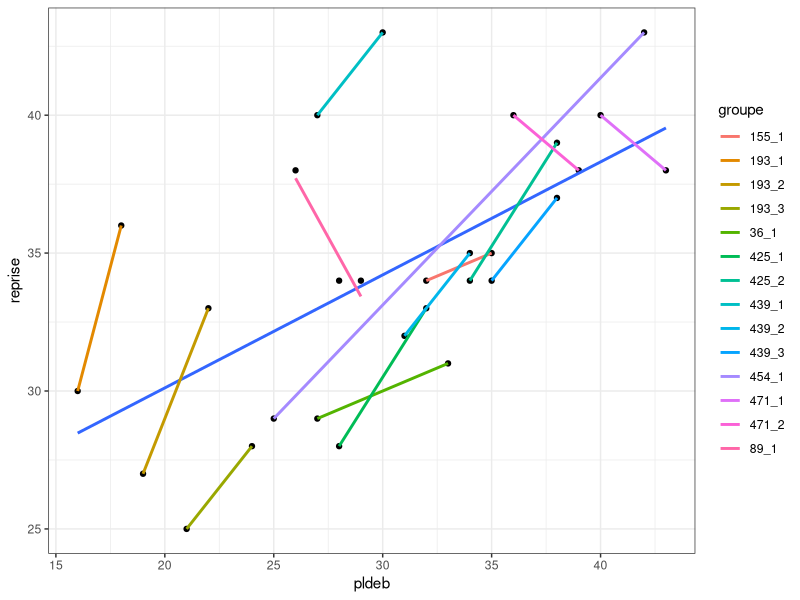
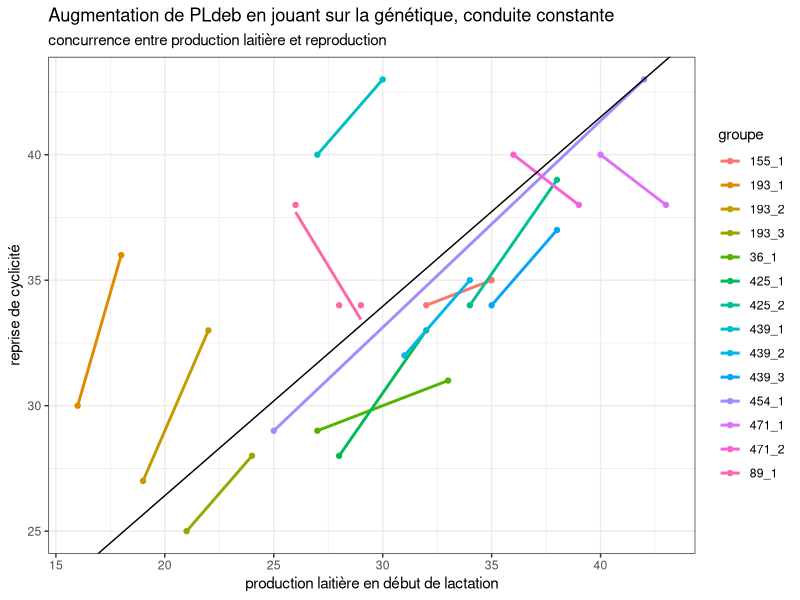
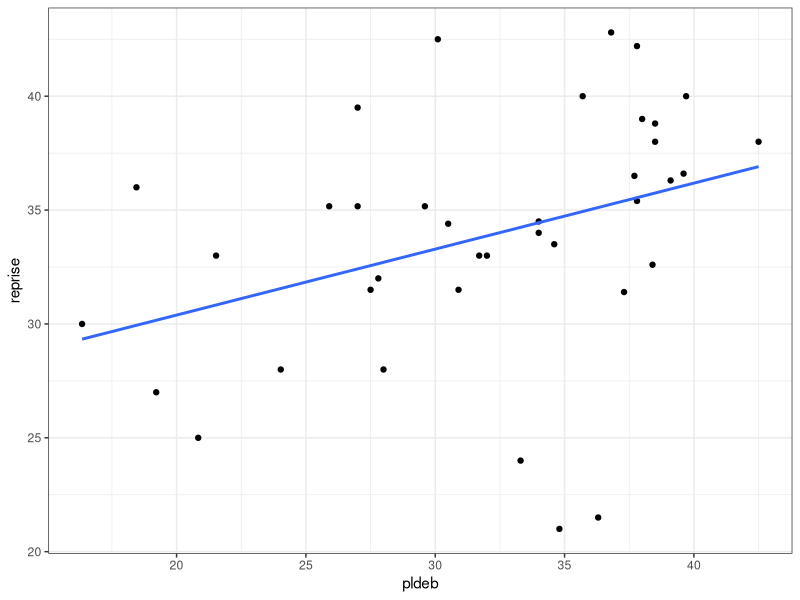
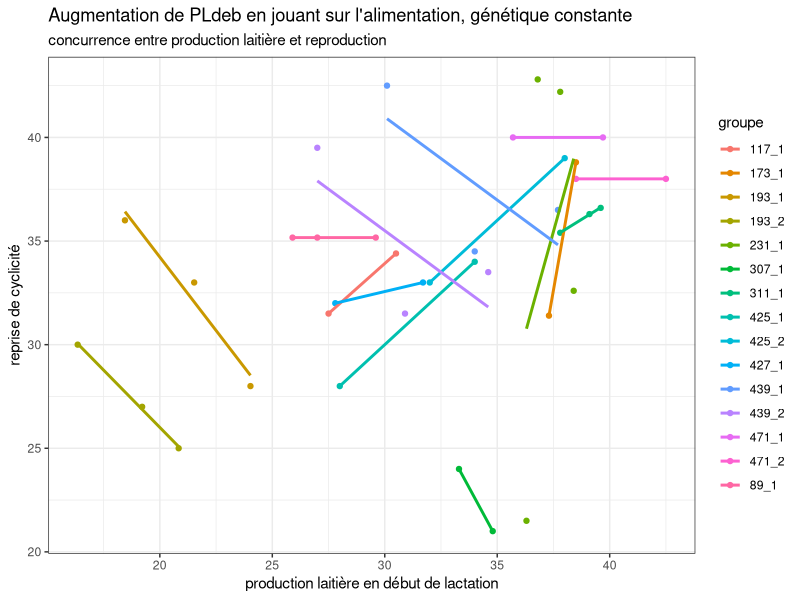

Source code (R) for these figures, in order:
# TD de méta-analyse de Maela Kloareg pour l'ESA d'Angers

# Délai de reprise de cyclicité chez la vache laitière
# Etude bibliographique réalisée par Erwan Cutullic

#Le but est d'évaluer l'effet d'une augmentation du niveau de production laitière du début de lactation (moyenne sur les 100 premiers jours environ) sur le délai de reprise de cyclicité (mesuré en jours après le vêlage)
#1 - lorsqu'à conduite équivalente l'augmentation de PL est permise par la génétique des animaux (potentiel laitier + VS potentiel laitier -)
#2 - lorsqu'à génétique équivalente, l'augmentation de PL est permise par l'alimentation (alim + VS alim -)

setwd("D:\\Kuzulia\\Formations\\2012_03_meta-analyse_PA_ESA\\jdd")

library(ggplot2)
library(FactoMineR)

###########
# genet : à conduite équivalente l'augmentation de PL est permise par la génétique des animaux (potentiel laitier + VS potentiel laitier -)

# Importation
genet <- read.csv2("jdd1_genet.csv")

genet$publication = as.factor(genet$publication)
genet$conduite = as.factor(genet$conduite)
genet$genetique = as.factor(genet$genetique)

genet$groupe = as.factor(paste(genet$publication, genet$conduite, sep="_"))

# ne garder que certaines variables
genet= genet[ ,c("pldeb","reprise","groupe")]

# Vérification
dim(genet)
summary(genet)

# graphiques

ggplot(genet) + aes(y=reprise, x=pldeb) + theme_bw() +
  geom_point() + 
  geom_smooth(method=lm, se=FALSE)+
  geom_smooth(method=lm, se=FALSE, aes(y=reprise, x=pldeb, col=groupe))

ggplot(genet) + theme_bw() + 
  geom_point(aes(y=reprise, x=pldeb, col=groupe)) + 
  geom_smooth(method=lm, se=FALSE, aes(y=reprise, x=pldeb, col=groupe)) + 
  #geom_smooth(method=lm, se=FALSE, aes(y=reprise, x=pldeb), color="grey") + 
  ggtitle("Augmentation de PLdeb en jouant sur la génétique, conduite constante") +
  labs(x="production laitière en début de lactation", 
       y="reprise de cyclicité",
       subtitle="concurrence entre production laitière et reproduction") +
  geom_abline(intercept=11.3290989, slope=0.7543331)

AovSum(reprise~pldeb*groupe, data=genet)$Ftest

# l'interaction entre PL et le groupe n'est pas significtive
# quel que soit le groupe, l'effet de PL sur reprise est similaire
# (attention, puissance de test très faible)

AovSum(reprise~pldeb + groupe, data=genet)$Ftest

AovSum(reprise~pldeb + groupe, data=genet)$Ttest

# la pente vaut 0.75, donc si on augmente la PLdeb de 1 kg/j, 
# alors ça augmente la reprise de cyclicité de 0.75 jour en moyenne

####################
# alim : à génétique équivalente, l'augmentation de PL est permise par l'alimentation (alim + VS alim -)

# Importation
alim <- read.csv2("jdd2_alim.csv")

alim$publication = as.factor(alim$publication)
alim$alimentation = as.factor(alim$alimentation)
alim$genetique = as.factor(alim$genetique)

alim$groupe = as.factor(paste(alim$publication, alim$genetique, sep="_"))
summary(alim$groupe)

# ne garder que certaines variables
alim= alim[ ,c("pldeb","reprise","groupe")]

# Vérification
dim(alim)
summary(alim)

# graphiques

ggplot(alim) + aes(y=reprise, x=pldeb) + theme_bw() +
  geom_point() + 
  geom_smooth(method=lm, se=FALSE)

ggplot(alim) + theme_bw() + 
  geom_point(aes(y=reprise, x=pldeb, col=groupe)) + 
  geom_smooth(method=lm, se=FALSE, aes(y=reprise, x=pldeb, col=groupe)) + 
  #geom_smooth(method=lm, se=FALSE, aes(y=reprise, x=pldeb), color="grey") + 
  ggtitle("Augmentation de PLdeb en jouant sur l'alimentation, génétique constante") +
  labs(x="production laitière en début de lactation", 
       y="reprise de cyclicité",
       subtitle="concurrence entre production laitière et reproduction") 

# on visualise trois scénarii : 
# A/ l'augmentation de la PL améliore la repro!
# B/ l'augmentation de la PL n'impacte pas la repro!
# B/ l'augmentation de la PL dégrade la repro

# ici, je propose d'arreter l'analyse sur cette interprétation graphique.

# en effet, les résultats du modèle d'analyse de covariance ne sont pas d'une grande aide : 

AovSum(reprise~pldeb*groupe, data=alim)$Ftest
AovSum(reprise~pldeb+groupe+pldeb:groupe, data=alim)$Ftest

# selon ce modèle, l'interaction entre PL et le groupe n'est pas significtive
# quel que soit le groupe, l'effet de PL sur reprise est similaire
# (attention, puissance de test très faible)

#modèle alternatif pour augmenter la puissance : 
AovSum(reprise~pldeb:groupe, data=alim)

# car ce modèle n'est pas convaincant!
AovSum(reprise~pldeb + groupe, data=alim)$Ftest
